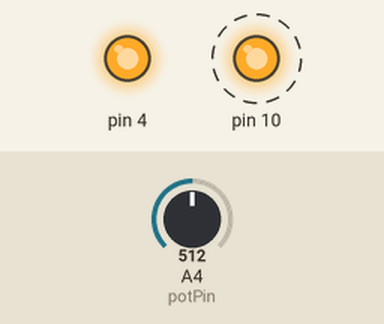
A sketch run on a simulated Arduino Uno, built with avr-gcc and run on an emulated ATmega328P. Shown: output pins drawn as LEDs (lit = HIGH). Dashed ring = blinking. The inputs (shaded band) are chosen by the test bench; at power-on: A4 (potPin) = 512.

Above: at 1.4 s.
1.5 s: A4 (potPin) set to 355
4.7 s: A4 (potPin) set to 323
At 4.95 s:
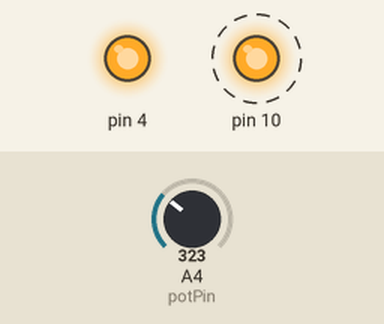
6.3 s: A4 (potPin) set to 351
At 6.76 s:
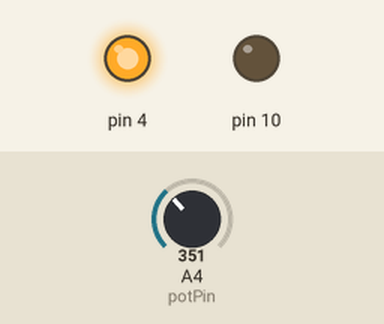
9.5 s: A4 (potPin) set to 331
Timing chart, 0 to 58.6 s (numbered marks = the images above; inputs shaded):
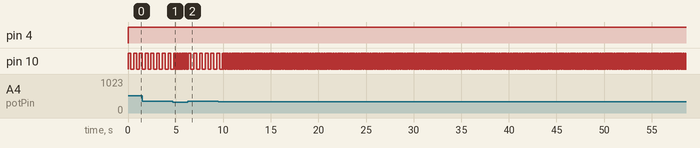

The sketch:

NANO_clock_generator.ino
```cpp
void setup() {
  // put your setup code here, to run once:
  pinMode(4,OUTPUT);
  pinMode(10, OUTPUT);
  pinMode(A4, INPUT);
  int potPin = A4;
  int T = 0;
}

void loop() {
  // put your main code here, to run repeatedly:

  digitalWrite(4, HIGH);
  int T = 0;
  T = analogRead(A4);
  if (T < 341){
  digitalWrite(10,HIGH);
  delay(10);
  digitalWrite(10,LOW);
  delay(10);
  }
  else if (T < 682) {
  digitalWrite(10, HIGH);
  delay(300);
  digitalWrite(10,LOW);
  delay(300);
  }
  else{
  digitalWrite(10, HIGH);
  delay(1000);
  digitalWrite(10, LOW);
  delay(1000);
  }
}
```

Measured:
- the behaviour switches between 341 and 340 on A4 (potPin) (found by bisection; images 0 and 1)
- after the input at 4.7 s, pin 10: alternates HIGH for 0.01 s and LOW for 0.01 s, starting after 0.11 s
- by itself, pin 10: alternates HIGH for 0.30 s and LOW for 0.30 s
